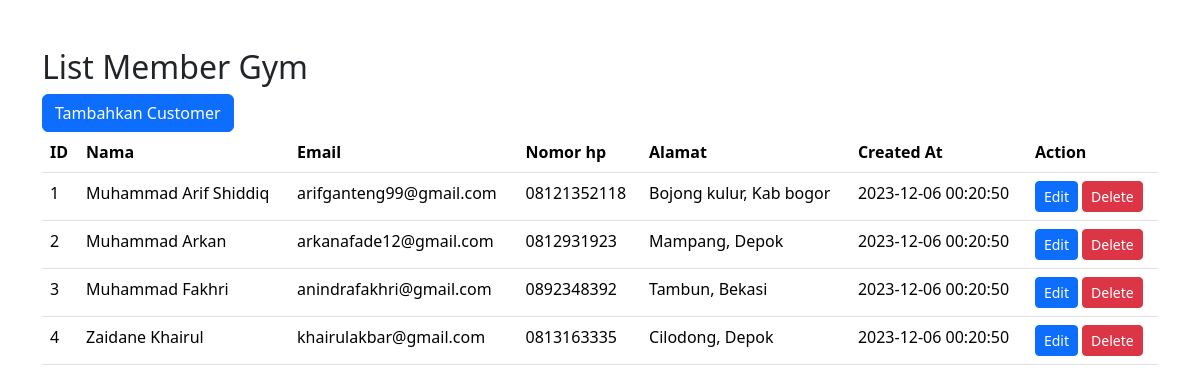
The page / on the database its author committed.
### tables this page shows
CREATE TABLE `clients` (
  `id` int(11) NOT NULL,
  `name` varchar(100) NOT NULL,
  `email` varchar(200) NOT NULL,
  `phone` varchar(20) DEFAULT NULL,
  `address` varchar(200) DEFAULT NULL,
  `created_at` datetime NOT NULL DEFAULT current_timestamp()
);

### index.php (the view, shortened to what this page needs)
<!DOCTYPE html>
<html lang="en">
<head>
    <link rel="stylesheet" href="https://cdn.jsdelivr.net/npm/bootstrap@5.3.2/dist/css/bootstrap.min.css">
</head>
<body>
    <div class="container my-5">
        <h2>List Member Gym</h2>
        <a class="btn btn-primary" href="/gym/create.php" role="button">Tambahkan Customer</a>
        <br>
        <table class="table">
            <thread>
                <tr>
                    <th>ID</th>
                    <th>Nama</th>
                    <th>Email</th>
                    <th>Nomor hp</th>
                    <th>Alamat</th>
                    <th>Created At</th>
                    <th>Action</th>
                </tr>
            </thread>
            <tbody>
                <?php
                    $servername = "localhost";
                    $username = "root";
                    $password = "";
                    $database = "gym";
                    $connection = new mysqli($servername, $username, $password, $database);
                    $sql = "SELECT * FROM  clients";
                    $result = $connection->query($sql);
                    while($row = $result->fetch_assoc()){
                        echo "
                        <tr>
                        <td>$row[id]</td>
                        <td>$row[name]</td>
                        <td>$row[email]</td>
                        <td>$row[phone]</td>
                        <td>$row[address]</td>
                        <td>$row[created_at]</td>
                        <td>
                            <a class='btn btn-primary btn-sm' href='/gym/edit.php?id=$row[id]'>Edit</a>
                            <a class='btn btn-danger btn-sm' href='/gym/delete.php?id=$row[id]'>Delete</a>
                        </td>
                    </tr>
                        ";
                    }
                ?>
            </tbody>
</body>
</html>

### rows shown on the page
clients: id "1", name "Muhammad Arif Shiddiq", email "arifganteng99@gmail.com", phone "08121352118", address "Bojong kulur, Kab bogor", created_at "2023-12-06 00:20:50"
clients: id "2", name "Muhammad Arkan", email "arkanafade12@gmail.com", phone "0812931923", address "Mampang, Depok", created_at "2023-12-06 00:20:50"
clients: id "3", name "Muhammad Fakhri", email "anindrafakhri@gmail.com", phone "0892348392", address "Tambun, Bekasi", created_at "2023-12-06 00:20:50"
clients: id "4", name "Zaidane Khairul", email "khairulakbar@gmail.com", phone "0813163335", address "Cilodong, Depok", created_at "2023-12-06 00:20:50"
